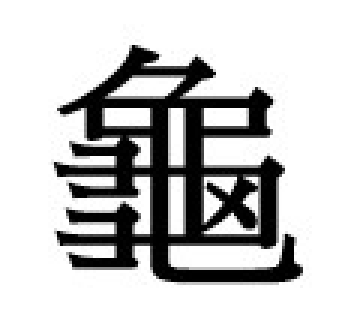
#> input picture Assignment_9/input3.jpg, 115 x 108 px (shown 3 times larger)
$ python Assignment_9.py
#> lines starting #> are read from the running program, lines starting #| are printed output that depends on the picture
#> further down, image is the input picture: shape (108, 115); min 0, max 255, mean 197.4
# python Assignment_9.py

import cv2
import numpy as np

def lantuejoul_skeletonize(image):
    print("start skeleton...")
    kernel = np.array([[0, 1, 0], [1, 1, 1], [0, 1, 0]], dtype=np.uint8)
    size = np.size(image)
#> size = 12420
    skel = np.zeros(image.shape, np.uint8)
    while True:
        eroded = cv2.erode(image, kernel)
        temp = cv2.dilate(eroded, kernel)
        temp = cv2.subtract(image, temp)
        skel = cv2.bitwise_or(skel, temp)
        image = eroded.copy()

        zeros = size - cv2.countNonZero(image)
        if zeros == size:
            break
#> this loop made 57 passes
#> zeros on passes 1 to 12: 2866, 3953, 4810, 5378, 5784, 6101, 6394, 6685, 6978, 7273, 7571, 7873
#> pass 1, in lantuejoul_skeletonize, `eroded = cv2.erode(image, kernel)`:
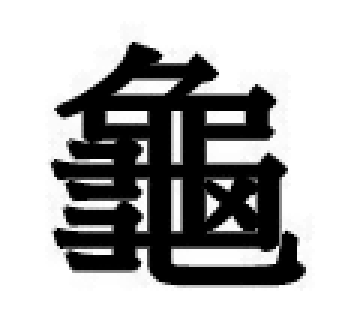
#> eroded: shape (108, 115) (shown 3 times larger); min 0, max 255, mean 174.9
#> pass 1, in lantuejoul_skeletonize, `temp = cv2.dilate(eroded, kernel)`:
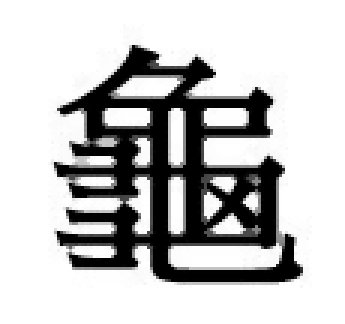
#> temp: shape (108, 115) (shown 3 times larger); min 0, max 255, mean 194.8
#> pass 1, in lantuejoul_skeletonize, `temp = cv2.subtract(image, temp)`:
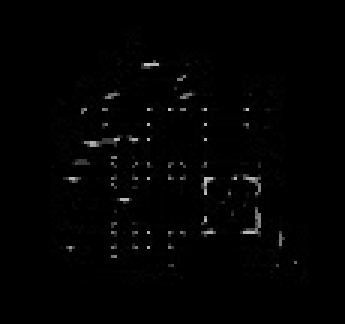
#> temp: shape (108, 115) (shown 3 times larger); min 0, max 201, mean 2.5
#> pass 2, in lantuejoul_skeletonize, `eroded = cv2.erode(image, kernel)`:
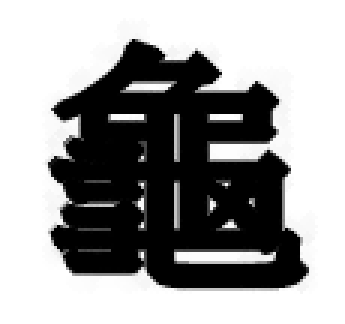
#> eroded: shape (108, 115) (shown 3 times larger); min 0, max 255, mean 156.7
#> after the loop: eroded: shape (108, 115); every value is 0
#> after the loop:
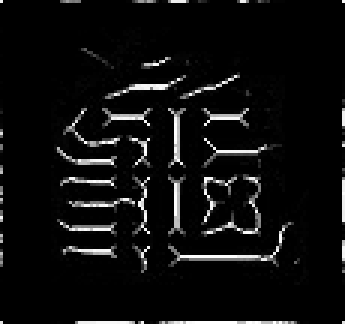
#> skel: shape (108, 115) (shown 3 times larger); min 0, max 255, mean 14.1

    print("done!!!")
    return skel


# Load the image
image = cv2.imread('input3.jpg', 0) # Read the image in grayscale

# Perform skeletonization
skeleton = lantuejoul_skeletonize(image)

# Display the result
cv2.imshow("Original Image", image)
cv2.imshow("Skeleton", skeleton)
cv2.waitKey(0)
cv2.destroyAllWindows()
